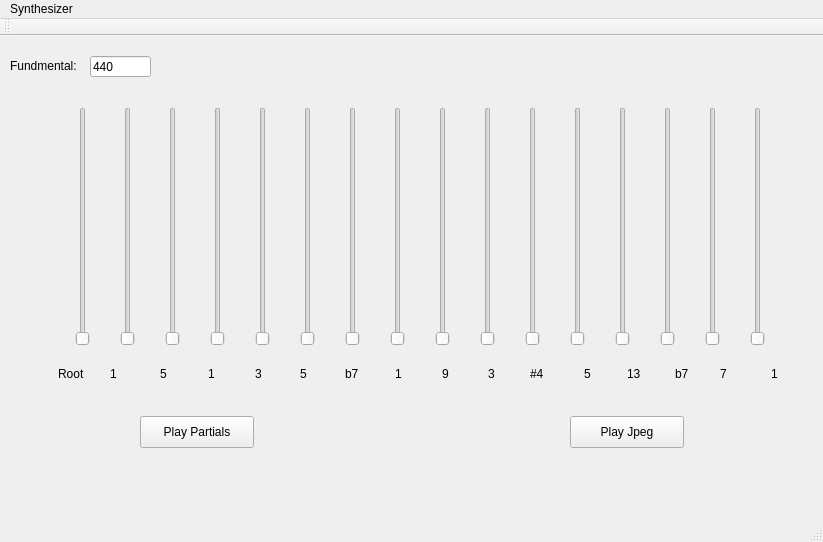
<?xml version="1.0" encoding="UTF-8"?>
<ui version="4.0">
 <class>MainWindow</class>
 <widget class="QMainWindow" name="MainWindow">
  <property name="geometry">
   <rect>
    <x>0</x>
    <y>0</y>
    <width>823</width>
    <height>542</height>
   </rect>
  </property>
  <property name="windowTitle">
   <string>Partial Parser</string>
  </property>
  <widget class="QWidget" name="centralWidget">
   <widget class="QLabel" name="label">
    <property name="geometry">
     <rect>
      <x>10</x>
      <y>20</y>
      <width>81</width>
      <height>20</height>
     </rect>
    </property>
    <property name="text">
     <string>Fundmental: </string>
    </property>
   </widget>
   <widget class="QLineEdit" name="lineEdit">
    <property name="geometry">
     <rect>
      <x>90</x>
      <y>20</y>
      <width>61</width>
      <height>21</height>
     </rect>
    </property>
    <property name="text">
     <string>440</string>
    </property>
   </widget>
   <widget class="QPushButton" name="pushButton_2">
    <property name="geometry">
     <rect>
      <x>570</x>
      <y>380</y>
      <width>114</width>
      <height>32</height>
     </rect>
    </property>
    <property name="text">
     <string>Play Jpeg</string>
    </property>
   </widget>
   <widget class="QPushButton" name="pushButton">
    <property name="geometry">
     <rect>
      <x>140</x>
      <y>380</y>
      <width>114</width>
      <height>32</height>
     </rect>
    </property>
    <property name="text">
     <string>Play Partials</string>
    </property>
   </widget>
   <widget class="QWidget" name="layoutWidget">
    <property name="geometry">
     <rect>
      <x>40</x>
      <y>60</y>
      <width>771</width>
      <height>261</height>
     </rect>
    </property>
    <layout class="QGridLayout" name="gridLayout">
     <item row="0" column="7">
      <widget class="QSlider" name="verticalSlider_8">
       <property name="orientation">
        <enum>Qt::Vertical</enum>
       </property>
      </widget>
     </item>
     <item row="0" column="6">
      <widget class="QSlider" name="verticalSlider_7">
       <property name="orientation">
        <enum>Qt::Vertical</enum>
       </property>
      </widget>
     </item>
     <item row="0" column="13">
      <widget class="QSlider" name="verticalSlider_14">
       <property name="orientation">
        <enum>Qt::Vertical</enum>
       </property>
      </widget>
     </item>
     <item row="0" column="12">
      <widget class="QSlider" name="verticalSlider_13">
       <property name="orientation">
        <enum>Qt::Vertical</enum>
       </property>
      </widget>
     </item>
     <item row="0" column="11">
      <widget class="QSlider" name="verticalSlider_12">
       <property name="orientation">
        <enum>Qt::Vertical</enum>
       </property>
      </widget>
     </item>
     <item row="0" column="10">
      <widget class="QSlider" name="verticalSlider_11">
       <property name="orientation">
        <enum>Qt::Vertical</enum>
       </property>
      </widget>
     </item>
     <item row="0" column="4">
      <widget class="QSlider" name="verticalSlider_5">
       <property name="orientation">
        <enum>Qt::Vertical</enum>
       </property>
      </widget>
     </item>
     <item row="0" column="3">
      <widget class="QSlider" name="verticalSlider_4">
       <property name="orientation">
        <enum>Qt::Vertical</enum>
       </property>
      </widget>
     </item>
     <item row="0" column="5">
      <widget class="QSlider" name="verticalSlider_6">
       <property name="orientation">
        <enum>Qt::Vertical</enum>
       </property>
      </widget>
     </item>
     <item row="0" column="14">
      <widget class="QSlider" name="verticalSlider_15">
       <property name="orientation">
        <enum>Qt::Vertical</enum>
       </property>
      </widget>
     </item>
     <item row="0" column="2">
      <widget class="QSlider" name="verticalSlider_3">
       <property name="orientation">
        <enum>Qt::Vertical</enum>
       </property>
      </widget>
     </item>
     <item row="0" column="1">
      <widget class="QSlider" name="verticalSlider_2">
       <property name="orientation">
        <enum>Qt::Vertical</enum>
       </property>
      </widget>
     </item>
     <item row="0" column="0">
      <widget class="QSlider" name="verticalSlider">
       <property name="orientation">
        <enum>Qt::Vertical</enum>
       </property>
      </widget>
     </item>
     <item row="0" column="8">
      <widget class="QSlider" name="verticalSlider_9">
       <property name="orientation">
        <enum>Qt::Vertical</enum>
       </property>
      </widget>
     </item>
     <item row="0" column="15">
      <widget class="QSlider" name="verticalSlider_16">
       <property name="orientation">
        <enum>Qt::Vertical</enum>
       </property>
      </widget>
     </item>
     <item row="0" column="9">
      <widget class="QSlider" name="verticalSlider_10">
       <property name="orientation">
        <enum>Qt::Vertical</enum>
       </property>
      </widget>
     </item>
    </layout>
   </widget>
   <widget class="QLabel" name="label_2">
    <property name="geometry">
     <rect>
      <x>58</x>
      <y>330</y>
      <width>31</width>
      <height>16</height>
     </rect>
    </property>
    <property name="text">
     <string>Root</string>
    </property>
   </widget>
   <widget class="QLabel" name="label_3">
    <property name="geometry">
     <rect>
      <x>110</x>
      <y>330</y>
      <width>59</width>
      <height>16</height>
     </rect>
    </property>
    <property name="text">
     <string>1</string>
    </property>
   </widget>
   <widget class="QLabel" name="label_4">
    <property name="geometry">
     <rect>
      <x>160</x>
      <y>330</y>
      <width>59</width>
      <height>16</height>
     </rect>
    </property>
    <property name="text">
     <string>5</string>
    </property>
   </widget>
   <widget class="QLabel" name="label_5">
    <property name="geometry">
     <rect>
      <x>208</x>
      <y>330</y>
      <width>10</width>
      <height>16</height>
     </rect>
    </property>
    <property name="text">
     <string>1</string>
    </property>
   </widget>
   <widget class="QLabel" name="label_6">
    <property name="geometry">
     <rect>
      <x>255</x>
      <y>330</y>
      <width>10</width>
      <height>16</height>
     </rect>
    </property>
    <property name="text">
     <string>3</string>
    </property>
   </widget>
   <widget class="QLabel" name="label_7">
    <property name="geometry">
     <rect>
      <x>300</x>
      <y>330</y>
      <width>59</width>
      <height>16</height>
     </rect>
    </property>
    <property name="text">
     <string>5</string>
    </property>
   </widget>
   <widget class="QLabel" name="label_8">
    <property name="geometry">
     <rect>
      <x>345</x>
      <y>330</y>
      <width>20</width>
      <height>16</height>
     </rect>
    </property>
    <property name="text">
     <string>b7</string>
    </property>
   </widget>
   <widget class="QLabel" name="label_9">
    <property name="geometry">
     <rect>
      <x>395</x>
      <y>330</y>
      <width>10</width>
      <height>16</height>
     </rect>
    </property>
    <property name="text">
     <string>1</string>
    </property>
   </widget>
   <widget class="QLabel" name="label_10">
    <property name="geometry">
     <rect>
      <x>442</x>
      <y>330</y>
      <width>10</width>
      <height>16</height>
     </rect>
    </property>
    <property name="text">
     <string>9</string>
    </property>
   </widget>
   <widget class="QLabel" name="label_11">
    <property name="geometry">
     <rect>
      <x>488</x>
      <y>330</y>
      <width>10</width>
      <height>16</height>
     </rect>
    </property>
    <property name="text">
     <string>3</string>
    </property>
   </widget>
   <widget class="QLabel" name="label_12">
    <property name="geometry">
     <rect>
      <x>530</x>
      <y>330</y>
      <width>59</width>
      <height>16</height>
     </rect>
    </property>
    <property name="text">
     <string>#4</string>
    </property>
   </widget>
   <widget class="QLabel" name="label_13">
    <property name="geometry">
     <rect>
      <x>584</x>
      <y>330</y>
      <width>10</width>
      <height>16</height>
     </rect>
    </property>
    <property name="text">
     <string>5</string>
    </property>
   </widget>
   <widget class="QLabel" name="label_14">
    <property name="geometry">
     <rect>
      <x>627</x>
      <y>330</y>
      <width>16</width>
      <height>16</height>
     </rect>
    </property>
    <property name="text">
     <string>13</string>
    </property>
   </widget>
   <widget class="QLabel" name="label_16">
    <property name="geometry">
     <rect>
      <x>720</x>
      <y>330</y>
      <width>16</width>
      <height>16</height>
     </rect>
    </property>
    <property name="text">
     <string>7</string>
    </property>
   </widget>
   <widget class="QLabel" name="label_17">
    <property name="geometry">
     <rect>
      <x>771</x>
      <y>330</y>
      <width>10</width>
      <height>16</height>
     </rect>
    </property>
    <property name="text">
     <string>1</string>
    </property>
   </widget>
   <widget class="QLabel" name="label_15">
    <property name="geometry">
     <rect>
      <x>675</x>
      <y>330</y>
      <width>16</width>
      <height>16</height>
     </rect>
    </property>
    <property name="text">
     <string>b7</string>
    </property>
   </widget>
  </widget>
  <widget class="QToolBar" name="mainToolBar">
   <attribute name="toolBarArea">
    <enum>TopToolBarArea</enum>
   </attribute>
   <attribute name="toolBarBreak">
    <bool>false</bool>
   </attribute>
  </widget>
  <widget class="QStatusBar" name="statusBar"/>
  <widget class="QMenuBar" name="menuBar">
   <property name="geometry">
    <rect>
     <x>0</x>
     <y>0</y>
     <width>823</width>
     <height>22</height>
    </rect>
   </property>
   <widget class="QMenu" name="menuSynthesizer">
    <property name="title">
     <string>Synthesizer</string>
    </property>
   </widget>
   <addaction name="menuSynthesizer"/>
  </widget>
 </widget>
 <layoutdefault spacing="6" margin="11"/>
 <resources/>
 <connections/>
</ui>
